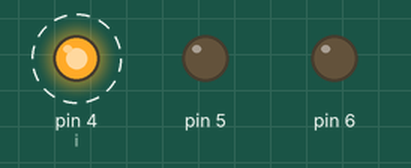
A sketch run on a simulated Arduino Uno, built with avr-gcc and run on an emulated ATmega328P. On the bench: output pins drawn as LEDs (lit = HIGH). Dashed ring = blinking.

Above: at 0.2 s.
Timing chart, 0 to 3.0 s (numbered marks = the images above):
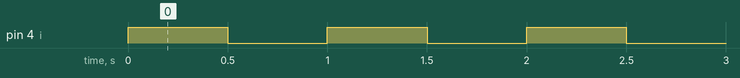

The sketch:

semaforo_con_ciclo.ino
```cpp
// DEFINE per definire le costanti che utilizziamo nel programma
#define DURATA 500	// millisecondi per cui vogliamo che resti acceso il led

void setup() {
  // imposto i pin come output
  pinMode(4, OUTPUT);
  pinMode(5, OUTPUT);
  pinMode(6, OUTPUT);
}

void loop() {
  /* Sfrutto il fatto che ho messo i led in tre piedini consecutivi per usare un ciclo while */
  int i = 4;
  while(i <= 6){
    digitalWrite(i, HIGH);
    delay(DURATA);
    digitalWrite(i, LOW);
    delay(DURATA);
  }
}
```

Measured:
- by itself, pin 4 (i): alternates HIGH for 0.50 s and LOW for 0.50 s
